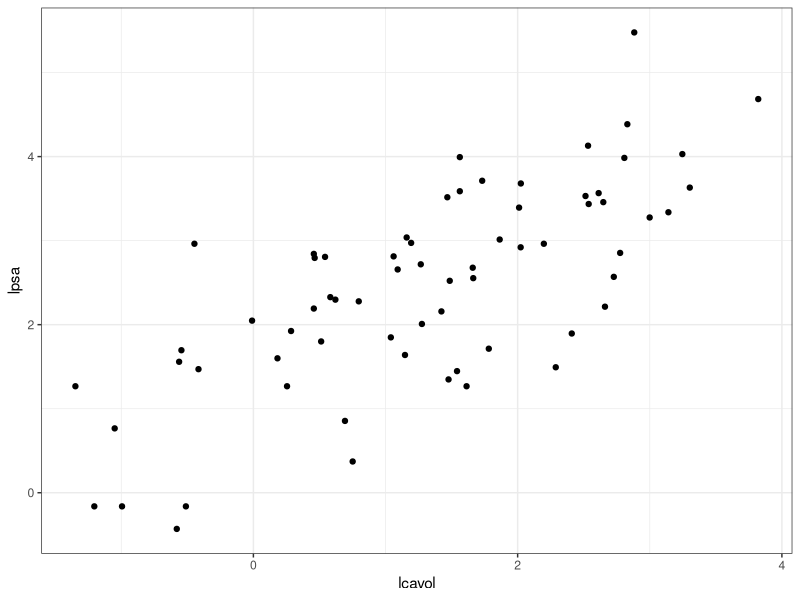
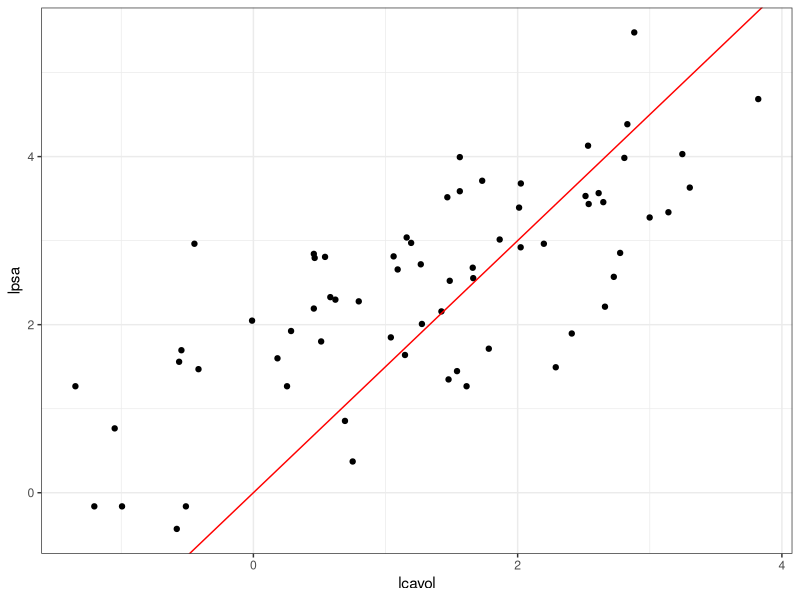
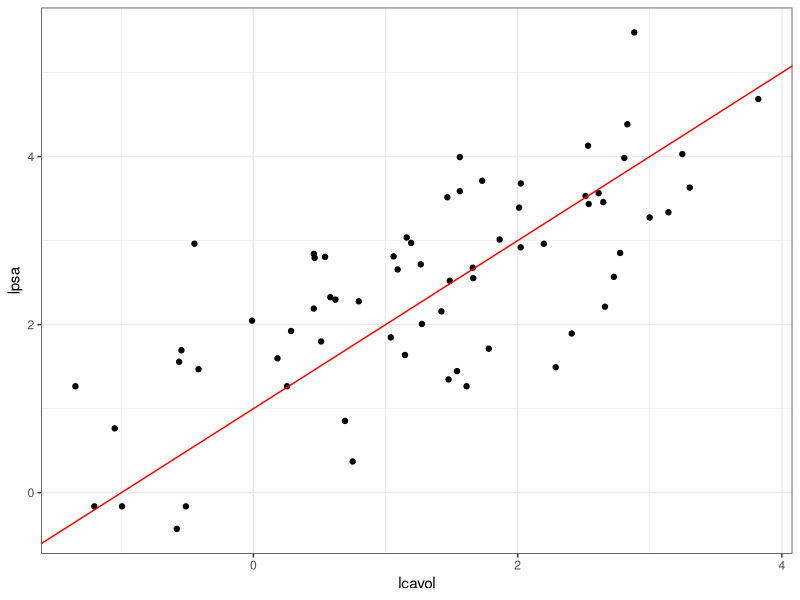
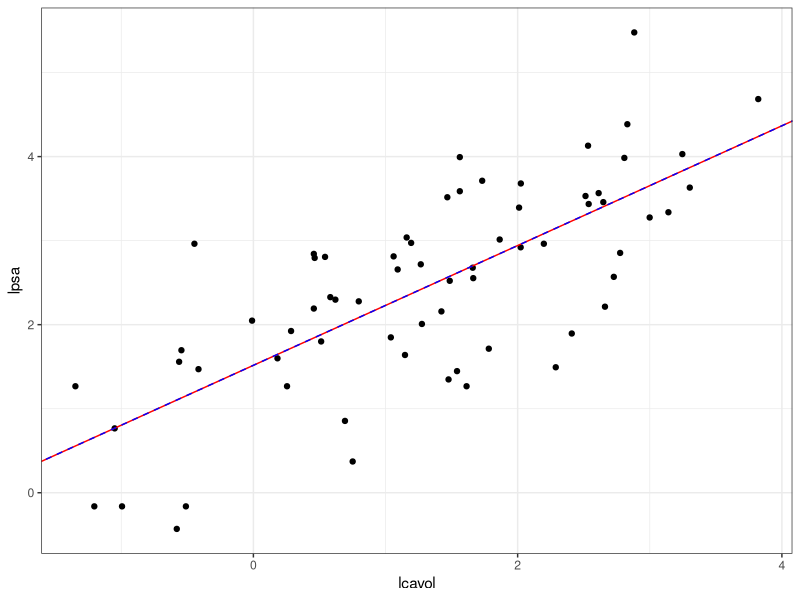
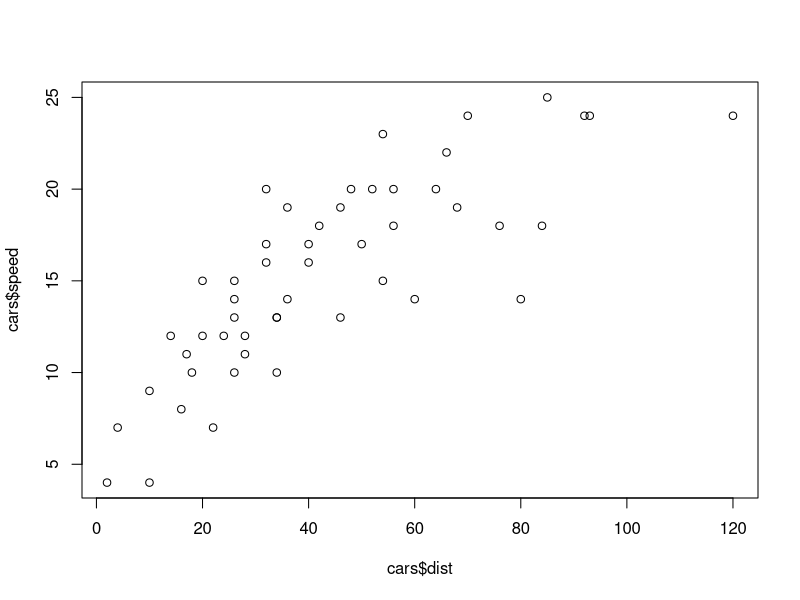
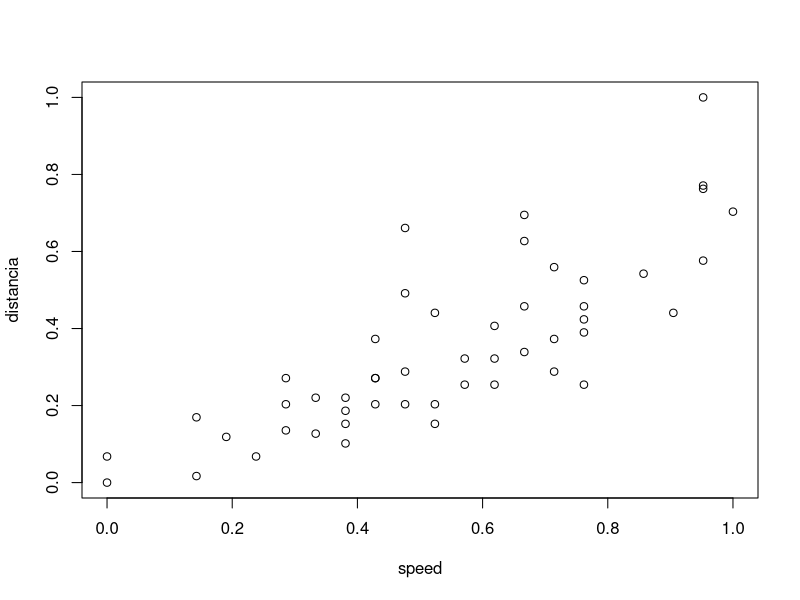
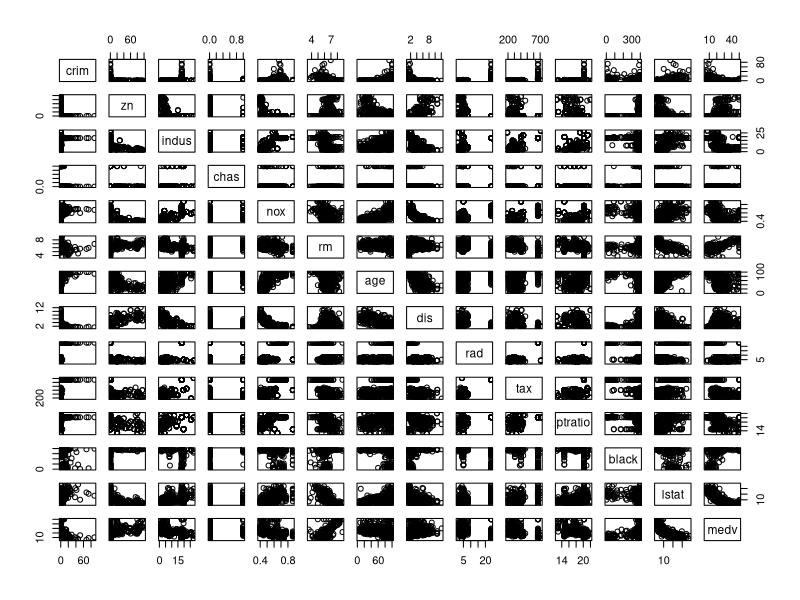
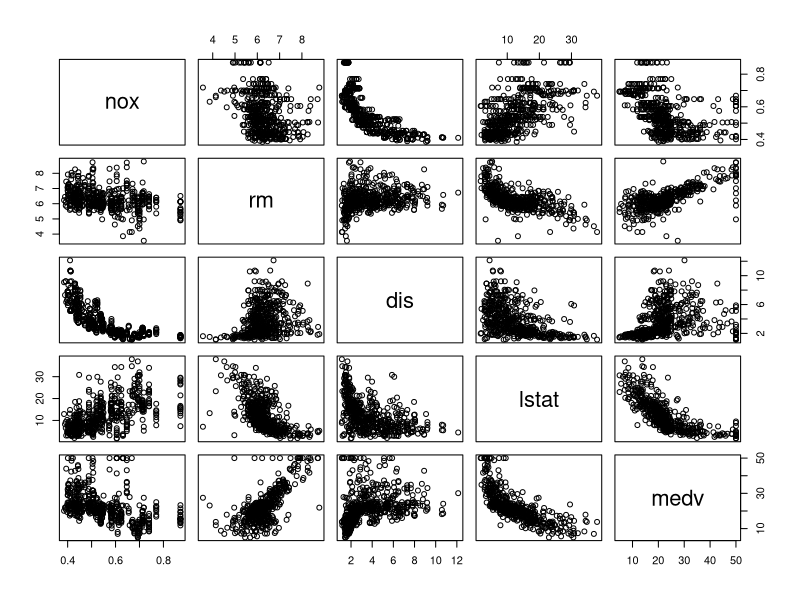

These charts were generated, in order, by the following R code:
## ---- chunk 1
knitr::opts_chunk$set(echo = TRUE)
library(MASS)
library(tidyverse)
library(readr)
library(dplyr)
library(knitr)
library(scales)
library(gridExtra)
## ---- chunk 2
z_0 <- 5
eta <- 0.4
descenso <- function(n, z_0, eta, h_deriv){
  z <- matrix(0,n, length(z_0))
  z[1, ] <- z_0
  for(i in 1:(n-1)){
    z[i+1, ] <- z[i, ] - eta * h_deriv(z[i, ])
  }
  z
}
## ---- chunk 3

grad_calc <- function(x_ent, y_ent){
  salida_grad <- function(beta){
    f_beta <- as.matrix(cbind(1, x_ent)) %*% beta
    e <- y_ent - f_beta
    grad_out <- -as.numeric(t(cbind(1, x_ent)) %*% e)
    names(grad_out) <- c('Intercept', colnames(x_ent))
    grad_out
  }
  salida_grad
}
## ---- chunk 4
rss_calc <- function(datos){
  # esta función recibe los datos (x,y) y devuelve
  # una función f(betas) que calcula rss
  y <- datos$lpsa
  x <- datos$lcavol
  fun_out <- function(beta){
    y_hat <- beta[1] + beta[2]*x
    e <- (y - y_hat)
    rss <- sum(e^2)
    0.5*rss
  }
  fun_out
}
## ---- chunk 5
prostata <- read_csv('datos/prostate.csv') %>% select(lcavol, lpsa, train)
kable(head(prostata), digits = 4)
## ---- chunk 6
prostata_entrena <- filter(prostata, train)
ggplot(prostata_entrena, aes(x = lcavol, y = lpsa)) + geom_point() + theme_bw()
## ---- chunk 7
rss_prostata <- rss_calc(prostata_entrena)
beta <- c(0,1.5)
rss_prostata(beta)
## ---- chunk 8
ggplot(prostata_entrena, aes(x = lcavol, y = lpsa)) + geom_point() +
  geom_abline(slope = beta[2], intercept = beta[1], col ='red') + theme_bw()
## ---- chunk 9
beta <- c(1,1)
rss_prostata(beta)
## ---- chunk 10
ggplot(prostata_entrena, aes(x = lcavol, y = lpsa)) + geom_point() +
  geom_abline(slope = beta[2], intercept = beta[1], col ='red') + theme_bw()
## ---- chunk 11
grad_prostata <- grad_calc(prostata_entrena[, 1, drop = FALSE], prostata_entrena$lpsa)
grad_prostata(c(0,1))
## ---- chunk 12
grad_prostata(c(1,1))
## ---- chunk 13
iteraciones <- descenso(100, c(0,0), 0.005, grad_prostata)
iteraciones
## ---- chunk 14
iteraciones[100,1]
## ---- chunk 15
(modelo <- lm(prostata_entrena$lpsa ~ prostata_entrena$lcavol))
## ---- chunk 16
summary(modelo)
## ---- chunk 17
ggplot(prostata_entrena, aes(x = lcavol, y = lpsa)) + geom_point() +
  geom_abline(slope = iteraciones[100,2] , intercept =iteraciones[100,1], col ='red') +
  geom_abline(slope = modelo$coefficients[2], intercept = modelo$coefficients[1]
              , col ='blue',linetype="dashed")+ 
  theme_bw()
## ---- chunk 18
plot(cars$dist,cars$speed)
## ---- chunk 19
cars <- cars
kable(head(cars))
## ---- chunk 20
modelo <-  lm(cars$dist ~ cars$speed)
modelo
## ---- chunk 21
summary(modelo)
## ---- chunk 22
grad_cars<- grad_calc(cars$speed,cars$dist)
iteraciones <- descenso(100,c(0,0),0.005,grad_cars)
iteraciones
## ---- chunk 23
speed <- rescale(cars$speed )
distancia <- rescale(cars$dist)
plot(speed, distancia)
lm(distancia ~ speed)
## ---- chunk 24
grad_cars<- grad_calc(speed,distancia)
iteraciones <- descenso(100000,c(0,0),0.005,grad_cars)
tail(iteraciones)
## ---- chunk 25
boston <- Boston
kable(head(boston))
## ---- chunk 26
pairs(boston)
## ---- chunk 27
pairs(boston[,c(5,6,8,13,14)])
## ---- chunk 28
(modelo1 <- lm(medv ~ rm , data=boston))
## ---- chunk 29
summary(modelo1)
## ---- chunk 30
ggplot(boston, aes(x = rm, y = medv)) + geom_point() +
  geom_abline(slope = modelo1$coefficients[2], intercept = modelo1$coefficients[1]
              , col ='blue',linetype="dashed")+ 
  theme_bw()
## ---- chunk 31
(modelo <- lm(medv ~ nox + rm + dis + lstat , data=boston))
## ---- chunk 32
summary(modelo)
## ---- chunk 33
g1 <- ggplot(boston, aes(x = modelo$fitted.values, y = medv)) + geom_point() +
  geom_abline(slope = 1, intercept = 0
              , col ='blue',linetype="dashed")+ 
  theme_bw()

g1
## ---- chunk 34
g0 <- ggplot(boston, aes(x = modelo1$fitted.values, y = medv)) + geom_point() +
  geom_abline(slope = 1, intercept = 0
              , col ='blue',linetype="dashed")+ 
  theme_bw()

g0
## ---- chunk 35
(modelo <- lm(medv ~ ., data = boston))
## ---- chunk 36
summary(modelo)
## ---- chunk 37
boston$chas <- as.factor(boston$chas)
## ---- chunk 38
(modelo <- lm(medv ~ ., data = boston))
## ---- chunk 39
summary(modelo)
## ---- chunk 40
g2 <- ggplot(boston, aes(x = modelo$fitted.values, y = medv)) + geom_point() +
  geom_abline(slope = 1, intercept = 0
              , col ='blue',linetype="dashed")+ 
  theme_bw()

g2
## ---- chunk 41
#library(gridExtra)
grid.arrange(g0,g1,g2,nrow=1)
